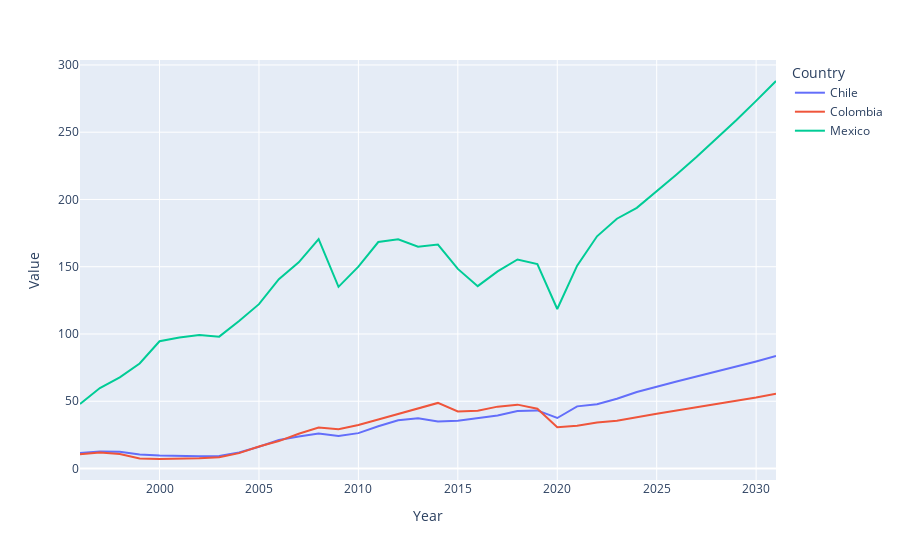

Notebook code cell kept with this figure:
### Code cell
import plotly.express as px
fig = px.line(df_sales_la, x="Year", y="Value", color='Country')
fig.show()

### Figure 1 — Plotly figure (JSON) as saved in the notebook; plotly's stock layout.template omitted (floating-point values rounded to 4 significant figures)
{"data": [{"hovertemplate": "Country=Chile<br>Year=%{x}<br>Value=%{y}<extra></extra>", "legendgroup": "Chile", "line": {"color": "#636efa", "dash": "solid"}, "marker": {"symbol": "circle"}, "mode": "lines", "name": "Chile", "orientation": "v", "showlegend": true, "type": "scatter", "x": [1996, 1997, 1998, 1999, 2000, 2001, 2002, 2003, 2004, 2005, 2006, 2007, 2008, 2009, 2010, 2011, 2012, 2013, 2014, 2015, 2016, 2017, 2018, 2019, 2020, 2021, 2022, 2023, 2024, 2025, 2026, 2027, 2028, 2029, 2030, 2031], "xaxis": "x", "y": [11.47, 12.66, 12.5, 10.41, 9.72, 9.29, 9.13, 9.4, 11.98, 16.18, 21.16, 23.84, 26.09, 24.18, 26.3, 31.39, 35.93, 37.37, 34.9, 35.48, 37.41, 39.48, 42.82, 43.18, 37.56, 46.22, 47.86, 51.84, 56.85, 60.89, 64.68, 68.34, 71.97, 75.72, 79.61, 83.67], "yaxis": "y"}, {"hovertemplate": "Country=Colombia<br>Year=%{x}<br>Value=%{y}<extra></extra>", "legendgroup": "Colombia", "line": {"color": "#EF553B", "dash": "solid"}, "marker": {"symbol": "circle"}, "mode": "lines", "name": "Colombia", "orientation": "v", "showlegend": true, "type": "scatter", "x": [1996, 1997, 1998, 1999, 2000, 2001, 2002, 2003, 2004, 2005, 2006, 2007, 2008, 2009, 2010, 2011, 2012, 2013, 2014, 2015, 2016, 2017, 2018, 2019, 2020, 2021, 2022, 2023, 2024, 2025, 2026, 2027, 2028, 2029, 2030, 2031], "xaxis": "x", "y": [10.57, 11.86, 10.86, 7.45, 7.08, 7.19, 7.61, 8.41, 11.44, 16.38, 20.4, 25.85, 30.46, 29.27, 32.37, 36.5, 40.55, 44.75, 48.76, 42.36, 43, 46.01, 47.49, 44.49, 30.62, 31.81, 34.14, 35.5, 38.27, 40.7, 43.13, 45.49, 47.84, 50.25, 52.79, 55.55], "yaxis": "y"}, {"hovertemplate": "Country=Mexico<br>Year=%{x}<br>Value=%{y}<extra></extra>", "legendgroup": "Mexico", "line": {"color": "#00cc96", "dash": "solid"}, "marker": {"symbol": "circle"}, "mode": "lines", "name": "Mexico", "orientation": "v", "showlegend": true, "type": "scatter", "x": [1996, 1997, 1998, 1999, 2000, 2001, 2002, 2003, 2004, 2005, 2006, 2007, 2008, 2009, 2010, 2011, 2012, 2013, 2014, 2015, 2016, 2017, 2018, 2019, 2020, 2021, 2022, 2023, 2024, 2025, 2026, 2027, 2028, 2029, 2030, 2031], "xaxis": "x", "y": [48.02, 59.84, 67.79, 78.05, 94.62, 97.31, 99.2, 98.04, 109.7, 122.2, 140.8, 153.3, 170.6, 135.1, 150.1, 168.4, 170.4, 164.8, 166.5, 148.4, 135.6, 146.5, 155.4, 151.9, 118.6, 150.8, 172.6, 185.7, 193.8, 206.1, 218.6, 231.5, 244.9, 258.8, 273.3, 288.1], "yaxis": "y"}], "layout": {"legend": {"title": {"text": "Country"}, "tracegroupgap": 0}, "margin": {"t": 60}, "xaxis": {"anchor": "y", "domain": [0, 1], "title": {"text": "Year"}}, "yaxis": {"anchor": "x", "domain": [0, 1], "title": {"text": "Value"}}}}
